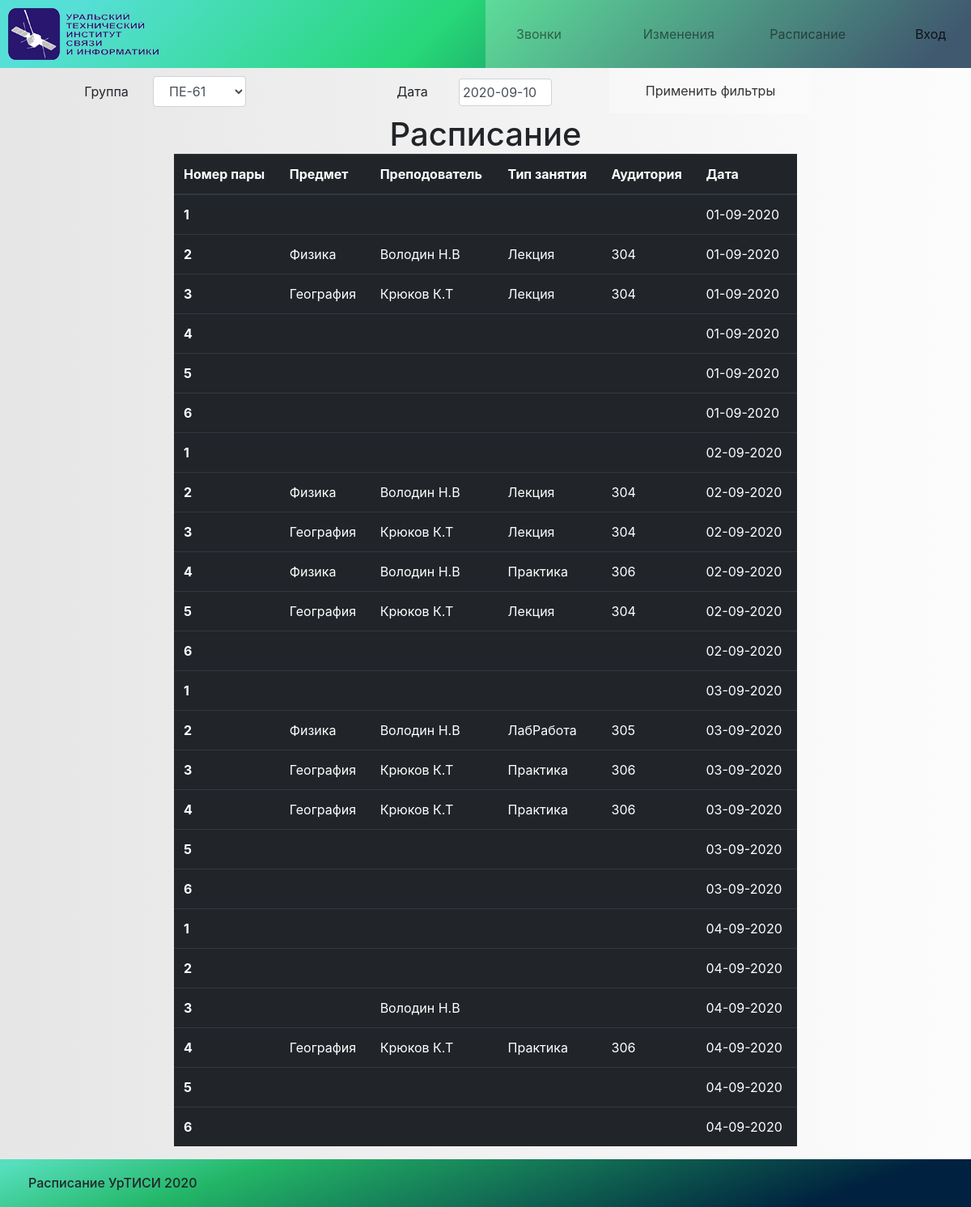
/, run on an earlier commit of the app's database.
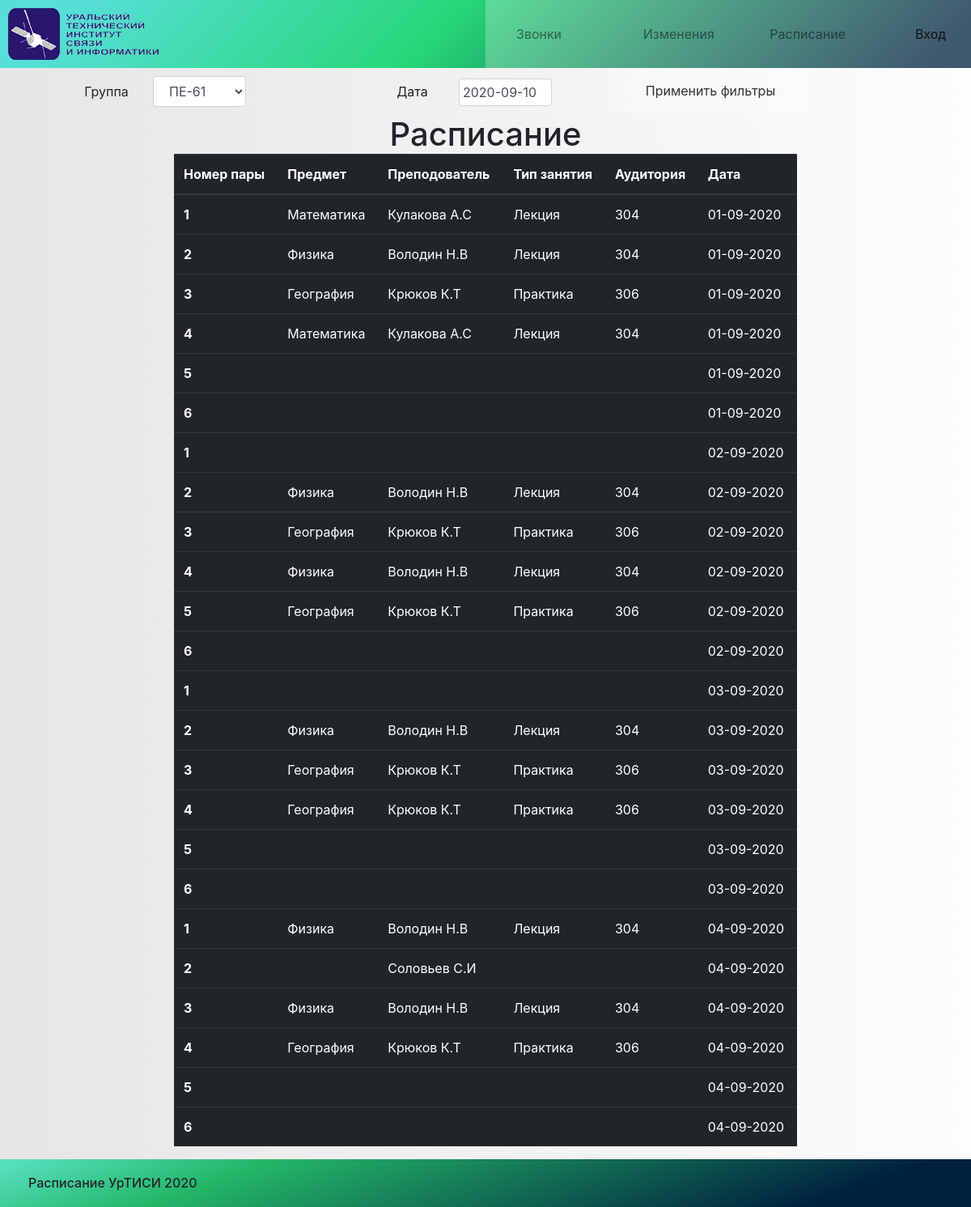
And on a later commit of the database.
### MainApp/models.py (models this page shows)
class MainTable(models.Model):
    STATUS_CHOICES = (
        ('draft', 'Draft'),
        ('published', 'Published'),
    )
    NLecii = models.IntegerField(null=True)
    Predmet = models.CharField(max_length=250, null=True)
    Prepod = models.CharField(max_length=250, null=True)
    Podgruppa = models.CharField(max_length=250, null=True)
    vremya = models.DateField(null=False)
    Auditoriya = models.CharField(max_length=250, null=True)
    teacherId = models.ForeignKey(
        settings.AUTH_USER_MODEL,
        on_delete=models.CASCADE,
        null=True
    )

### MainApp/views.py (the view, shortened to what this page needs)
# urls.py: url(r'^$', views.Main_list, name='Main_list'),
def Main_list(request):
    Result = MainTable.objects.all()
    return render(request, 'test.html', {'posts': Result, })

### MainApp/templates/test.html (shortened to what this page needs)
<!DOCTYPE html>
<html>
  <head>
    {% load static %}
    <link
      href="{% static 'css/bootstrap.css' %}"
      rel="stylesheet"
      type="text/css"
    />
    <link
      href="{% static 'css/bootstrap-grid.css' %}"
      rel="stylesheet"
      type="text/css"
    />
    <link
      href="{% static 'css/bootstrap-grid.min.css' %}"
      rel="stylesheet"
      type="text/css"
    />
    <link
      href="{% static 'css/bootstrap-reboot.min.css' %}"
      rel="stylesheet"
      type="text/css"
    />
    <link href="{% static 'css/main.css' %}" rel="stylesheet" type="text/css" />
    <link
      href="{% static 'css/datepicker.css' %}"
      rel="stylesheet"
      type="text/css"
    />
  </head>
  <body>
    {% include "includes/head.html" %}
    <div class="tableBlock" id="content">
      {% include "list.html" %}
    </div>
    <div class="tableBlock">
    <div class=" container-fluid col-lg-8 ">
        {% include "main_table.html" %}
    </div>
</div>
    {% include "includes/footer.html" %}
  </body>
</html>

### MainApp/templates/includes/head.html (shortened to what this page needs)
{% block content %} {% load static %}
<div class="head container-fluid">
  <div class="row">
    <div class="logo col-sm-6 col-lg-6">
            <a href="{% url 'Main_list' %}">
        <img src="{% static 'img/logo_uisi.png' %}" />
      </a>
    </div>
    {% if user.is_authenticated %}
    <h4 class="col-sm-6 col-lg-3 m-auto">
      Привет, {{user.last_name}} {{user.first_name}}!
    </h4>
  <div class="red col-lg-2 container-fluid">
    <div class="fillEr ">
      <form class="form-inline m-auto" action="{%url 'Main_list' %}" method="post">
        {% csrf_token %}
        <button class="filterForm btn btn-secondary-outline col-md-6 col-lg-12" type="submit" name="erase" id="erase">
          Стереть расписание
        </button>
        <button class="filterForm btn btn-secondary-outline col-md-6 col-lg-12" type="submit" name="fill" id="fill">
          Составить расписание
        </button>
      </form>
    </div>
    <button
      class="btn filterForm btn-secondary-outline col-12"
      id="TeacherTable"
      data-id="{{user.id}}"
      data-toggle="modal"
      data-target="#exampleModalCenter"
    >
      Мои занятия
    </button>
</div>
    <!-- <button class="btn btn-secondary-outline col-sm-6 col-lg-1">
      <a class="btnAdm" href="/admin/">admin panel</a>
    </button> -->
    <button class="btn logout btn-secondary-outline col-sm-6 col-lg-1" id="logout">
      Выход
    </button>
    {% else %}
    <nav class="navbar navbar-expand navbar-light col-md-6 col-lg-5">
      <ul class="navbar-nav container-fluid m-auto">
        <li class="nav-item col-4">
          <a class="nav-link" href="{% url 'Time_list' %}"> Звонки</a>
        </li>
        <li class="nav-item col-4">
          <a class="nav-link" href="{% url 'Dif_list' %}"> Изменения</a>
        </li>
        <li class="nav-item col-4">
          <a class="nav-link" href="{% url 'Main_list' %}"> Расписание</a>
        </li>
      </ul>
    </nav>
    <button class="login btn btn-secondary-outline col-sm-12 col-lg-1" id="login">
      Вход
    </button>
    {%endif%}
  </div>
</div>
{% endblock %}

### MainApp/templates/list.html (shortened to what this page needs)
{% block content %}
<div class="form-inline col-sm-12 col-lg-10">
  <div class="row inputForm container-fluid m-auto">
    <div class="filterForm col-sm-6 col-lg-3 row m-auto">
      <label class=" col-sm-12 col-lg-6" for="lessonNumber">Группа</label>
      <select class="form-control col-sm-12 col-lg-6" id="groupNumber">
        <option value="MainTable">ПE-61</option>
      </select>
    </div>
    <div class="filterForm col-sm-6 col-lg-3 row m-auto">
      <label class="col-sm-12 col-lg-6">Дата</label>
      <input
        type="text"
        class="col-sm-12 col-lg-6 form-control datepicker dateMain"
        value="{% now 'Y-m-d' %}"
        data-date-format="yyyy-mm-dd"
      />
    </div>
    <button class="filterForm btn btn-secondary-outline col-sm-12 col-lg-3" id="filters">
      Применить фильтры
    </button>
  </div>
</div>
{% endblock %}

### MainApp/templates/main_table.html
<div class="main_table container">
    <div class="row table-responsive m-auto">
        <h1 class="m-auto">Расписание {{dayRasp}}</h1>
        <table class="table table-hover table-dark ">
            <thead>
            <tr>
                <th  scope="col">Номер пары</th>
                <th  scope="col">Предмет</th>
                <th  scope="col">Преподователь</th>
                <th  scope="col">Тип занятия</th>
                <th  scope="col">Аудитория</th>
                <th  scope="col">Дата</th>
            </tr>
            </thead>
            <tbody>
            {% for post in posts %}
            <tr>
                <th scope="row">{{post.NLecii}}</th>
                <td>{{post.Predmet }}</td>
                <td>{{post.Prepod}}</td>
                <td>{{post.Podgruppa}}</td>
                <td>{{post.Auditoriya }}</td>
                <td>{{post.vremya |date:"d-m-Y"}}</td>
            </tr>
             {% endfor %}
            </tbody>
        </table>
    </div>
</div>

### MainApp/templates/includes/footer.html (shortened to what this page needs)
{% block content %} {% load static %}
<footer class="footer container-fluid">
  <div class="row">
    <div class="col-sm-10">
      <h6 class="col-12 m-auto">Расписание УрТИСИ 2020</h6>
    </div>
    </div>
</footer>
{% endblock %}

### MainApp/static/css/main.css (style rules this page uses)
.btn { background-color: rgba(255, 255, 255, 0.25); border-radius: 0%; color: rgba(0, 0, 0, 0.8); }
.navbar { background-color: rgba(255, 255, 255, 0.25); }
.form-inline { padding: 0px; }
.inputForm { padding: 0px; }
.head { background: linear-gradient( 135deg, rgb(86, 223, 215) 8%, rgba(39, 215, 120, 1) 45%, rgba(0, 33, 63, 1) 95% ); }
.logo { padding: 10px; }
.tableBlock { background: linear-gradient( 90deg, rgba(172, 172, 172, 0.3), rgba(240, 240, 240, 0.15) ); }
.main_table { padding: 0px; }
.filterForm { padding: 10px; margin-bottom: 2px; margin-left: -3px; margin-right: -3px; }
.footer { background: linear-gradient( 160deg, rgb(86, 223, 189) 2%, rgb(35, 182, 103) 25%, rgb(0, 33, 63) 85% ); padding: 20px; }

### MainApp/static/css/datepicker.css (style rules this page uses)
.datepicker { padding: 4px; margin-top: 1px; -webkit-border-radius: 4px; -moz-border-radius: 4px; border-radius: 4px; direction: ltr; }

What changed in the data, as far as the page shows it:
removed MainTable: NLecii "1", vremya "01-09-2020"
removed MainTable: NLecii "3", Predmet "География", Prepod "Крюков К.Т", Podgruppa "Лекция", Auditoriya "304", vremya "01-09-2020"
removed MainTable: NLecii "4", vremya "01-09-2020"
removed MainTable: NLecii "3", Predmet "География", Prepod "Крюков К.Т", Podgruppa "Лекция", Auditoriya "304", vremya "02-09-2020"
removed MainTable: NLecii "4", Predmet "Физика", Prepod "Володин Н.В", Podgruppa "Практика", Auditoriya "306", vremya "02-09-2020"
removed MainTable: NLecii "5", Predmet "География", Prepod "Крюков К.Т", Podgruppa "Лекция", Auditoriya "304", vremya "02-09-2020"
removed MainTable: NLecii "2", Predmet "Физика", Prepod "Володин Н.В", Podgruppa "ЛабРабота", Auditoriya "305", vremya "03-09-2020"
removed MainTable: NLecii "1", vremya "04-09-2020"
removed MainTable: NLecii "2", vremya "04-09-2020"
removed MainTable: NLecii "3", Prepod "Володин Н.В", vremya "04-09-2020"
added MainTable: NLecii "1", Predmet "Математика", Prepod "Кулакова А.С", Podgruppa "Лекция", Auditoriya "304", vremya "01-09-2020"
added MainTable: NLecii "3", Predmet "География", Prepod "Крюков К.Т", Podgruppa "Практика", Auditoriya "306", vremya "01-09-2020"
added MainTable: NLecii "4", Predmet "Математика", Prepod "Кулакова А.С", Podgruppa "Лекция", Auditoriya "304", vremya "01-09-2020"
added MainTable: NLecii "3", Predmet "География", Prepod "Крюков К.Т", Podgruppa "Практика", Auditoriya "306", vremya "02-09-2020"
added MainTable: NLecii "4", Predmet "Физика", Prepod "Володин Н.В", Podgruppa "Лекция", Auditoriya "304", vremya "02-09-2020"
added MainTable: NLecii "5", Predmet "География", Prepod "Крюков К.Т", Podgruppa "Практика", Auditoriya "306", vremya "02-09-2020"
added MainTable: NLecii "2", Predmet "Физика", Prepod "Володин Н.В", Podgruppa "Лекция", Auditoriya "304", vremya "03-09-2020"
added MainTable: NLecii "1", Predmet "Физика", Prepod "Володин Н.В", Podgruppa "Лекция", Auditoriya "304", vremya "04-09-2020"
added MainTable: NLecii "2", Prepod "Соловьев С.И", vremya "04-09-2020"
added MainTable: NLecii "3", Predmet "Физика", Prepod "Володин Н.В", Podgruppa "Лекция", Auditoriya "304", vremya "04-09-2020"
